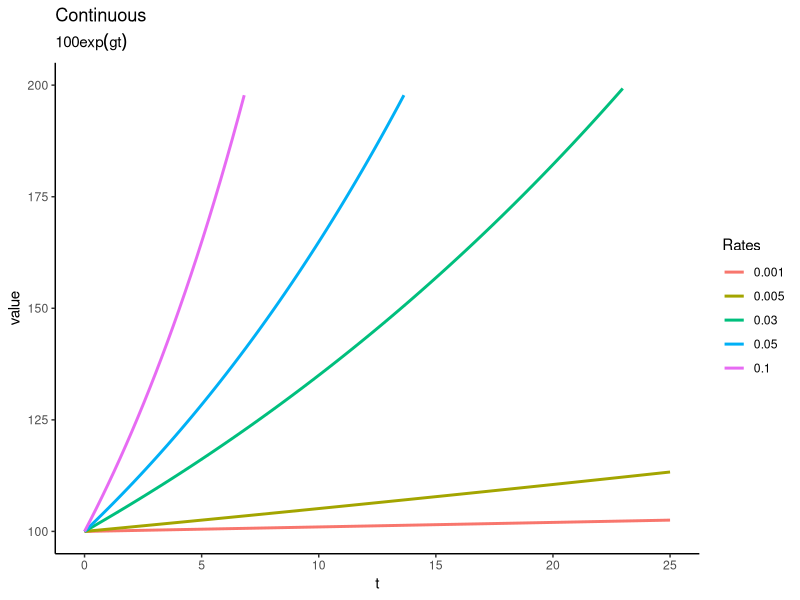
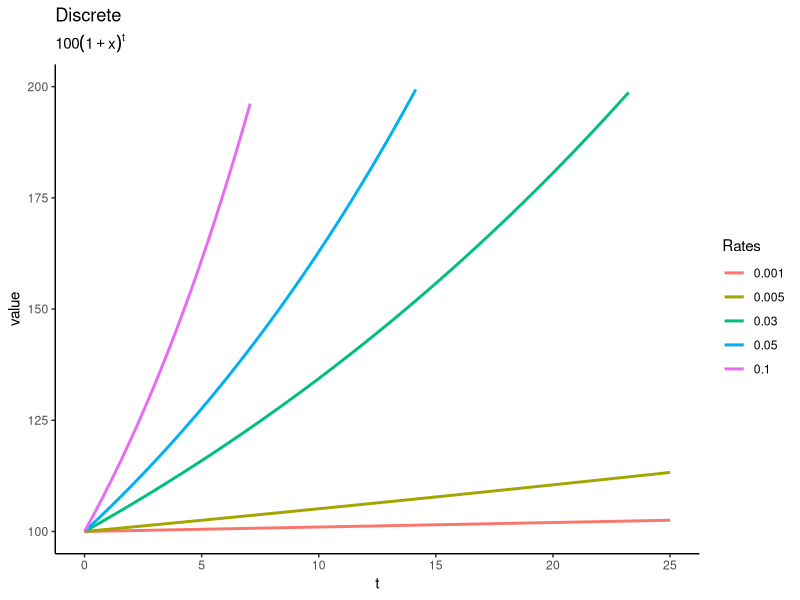

These figures' R source, in order:
# Tasas de crecimiento PIBPC
library(dplyr)
library(purrr)
library(ggplot2)

g <- c(0.001, 0.005, 0.03, 0.05,0.1)
t <- seq(0, 25, length.out = 100)

# Create the tibble for each g
cont <- map_dfr(g, ~ tibble(g_value = .x, t = t, value = 100*exp(t * .x)))
dis <- map_dfr(g, ~ tibble(g_value = .x, t = t, value = 100*(1 +.x)^t))

ggplot(cont, aes(t, value, color = factor(g_value))) +
  geom_line(size = 1) + 
  labs(title = "Continuous",
       subtitle = expression(100 * exp(g * t)),
       color = "Rates") +
  scale_y_continuous(limits = c(100, 200)) + # Set y-axis limits
  theme_classic()
       

ggplot(dis, aes(t, value, color = factor(g_value))) +
  geom_line(size = 1) +
  labs(title = "Discrete",
       subtitle = expression(100(1+x)^t),
       color = "Rates") +
  scale_y_continuous(limits = c(100, 200)) + # Set y-axis limits
  theme_classic()

